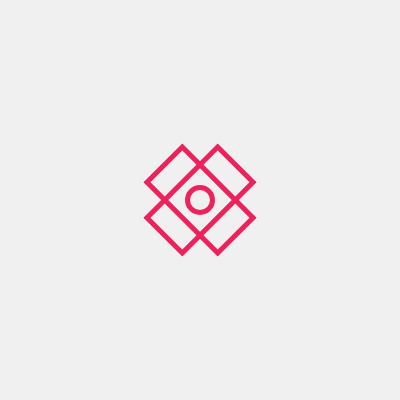
Frame 1 (no input)
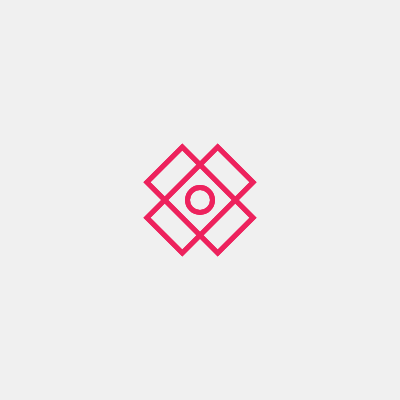
Frame 2 (the mouse pressed at the canvas centre, redrawn once)

The p5.js sketch that drew these frames (run headless with seeded random() and noise() and a simulated clock; the mouse was pressed at the canvas centre and the sketch redrawn once):

// p5.js sketch
// ── sketch.js
let x = 100;
let y = 180;
function setup() {
  createCanvas(400, 400);
  background(240);
  
  noFill();
  stroke(237, 34, 93);
  strokeWeight(5);
  
  rectMode(CENTER);
  
  noLoop();
}

function draw() {
  drawShape();
}

function drawShape() {
  let x = width/2;
  let y = height/2;
  push();
  translate(x, y);
  rotate(TWO_PI * 1/8);
  rect(0, 0, 100, 50);
  rotate(TWO_PI * 2/8);
  rect(0, 0, 100, 50);
  ellipse(0, 0, 25, 25);
  pop();
}
